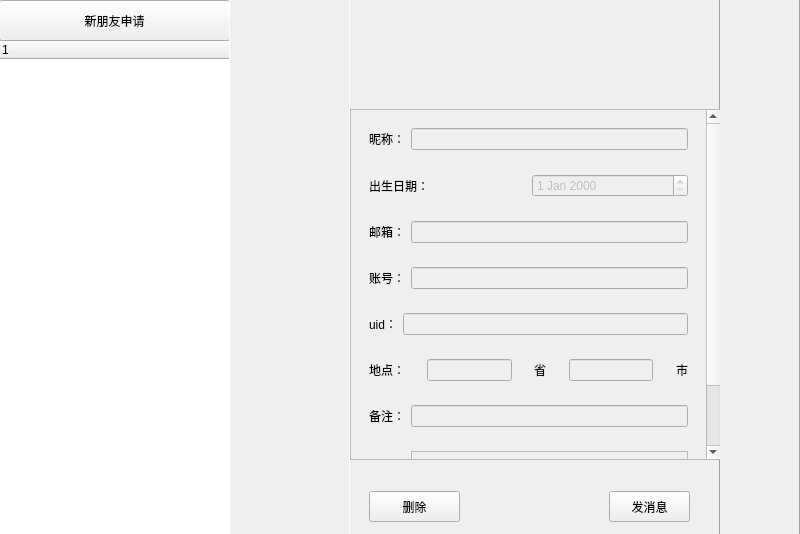
<?xml version="1.0" encoding="UTF-8"?>
<ui version="4.0">
 <class>FriendsWindow</class>
 <widget class="QWidget" name="FriendsWindow">
  <property name="geometry">
   <rect>
    <x>0</x>
    <y>0</y>
    <width>800</width>
    <height>534</height>
   </rect>
  </property>
  <property name="windowTitle">
   <string>Form</string>
  </property>
  <widget class="QFrame" name="frame">
   <property name="geometry">
    <rect>
     <x>-1</x>
     <y>0</y>
     <width>231</width>
     <height>541</height>
    </rect>
   </property>
   <property name="frameShape">
    <enum>QFrame::Panel</enum>
   </property>
   <property name="frameShadow">
    <enum>QFrame::Raised</enum>
   </property>
   <widget class="QTreeWidget" name="treeWidget">
    <property name="geometry">
     <rect>
      <x>0</x>
      <y>40</y>
      <width>231</width>
      <height>501</height>
     </rect>
    </property>
    <property name="columnCount">
     <number>1</number>
    </property>
    <column>
     <property name="text">
      <string notr="true">1</string>
     </property>
    </column>
   </widget>
   <widget class="QPushButton" name="applyButton">
    <property name="geometry">
     <rect>
      <x>0</x>
      <y>0</y>
      <width>231</width>
      <height>41</height>
     </rect>
    </property>
    <property name="text">
     <string>新朋友申请</string>
    </property>
    <property name="autoDefault">
     <bool>false</bool>
    </property>
    <property name="default">
     <bool>false</bool>
    </property>
    <property name="flat">
     <bool>false</bool>
    </property>
   </widget>
  </widget>
  <widget class="QFrame" name="frame_2">
   <property name="geometry">
    <rect>
     <x>229</x>
     <y>-1</y>
     <width>571</width>
     <height>541</height>
    </rect>
   </property>
   <property name="frameShape">
    <enum>QFrame::Panel</enum>
   </property>
   <property name="frameShadow">
    <enum>QFrame::Raised</enum>
   </property>
   <widget class="QFrame" name="friendInfoFrame">
    <property name="geometry">
     <rect>
      <x>120</x>
      <y>0</y>
      <width>371</width>
      <height>541</height>
     </rect>
    </property>
    <property name="frameShape">
     <enum>QFrame::Panel</enum>
    </property>
    <property name="frameShadow">
     <enum>QFrame::Raised</enum>
    </property>
    <widget class="QLabel" name="headerlabel">
     <property name="geometry">
      <rect>
       <x>140</x>
       <y>20</y>
       <width>71</width>
       <height>61</height>
      </rect>
     </property>
     <property name="text">
      <string/>
     </property>
    </widget>
    <widget class="QPushButton" name="deleteFriButton">
     <property name="geometry">
      <rect>
       <x>20</x>
       <y>492</y>
       <width>91</width>
       <height>31</height>
      </rect>
     </property>
     <property name="text">
      <string>删除</string>
     </property>
    </widget>
    <widget class="QPushButton" name="messageButton">
     <property name="geometry">
      <rect>
       <x>260</x>
       <y>492</y>
       <width>81</width>
       <height>31</height>
      </rect>
     </property>
     <property name="text">
      <string>发消息</string>
     </property>
    </widget>
    <widget class="QScrollArea" name="scrollArea">
     <property name="geometry">
      <rect>
       <x>1</x>
       <y>110</y>
       <width>371</width>
       <height>351</height>
      </rect>
     </property>
     <property name="widgetResizable">
      <bool>true</bool>
     </property>
     <widget class="QWidget" name="scrollAreaWidgetContents">
      <property name="geometry">
       <rect>
        <x>0</x>
        <y>0</y>
        <width>352</width>
        <height>415</height>
       </rect>
      </property>
      <layout class="QVBoxLayout" name="verticalLayout">
       <item>
        <widget class="QWidget" name="widget_3" native="true">
         <layout class="QHBoxLayout" name="horizontalLayout_2">
          <item>
           <widget class="QLabel" name="label_2">
            <property name="text">
             <string>昵称：</string>
            </property>
           </widget>
          </item>
          <item>
           <widget class="QLineEdit" name="nicknameEdit">
            <property name="enabled">
             <bool>false</bool>
            </property>
           </widget>
          </item>
         </layout>
        </widget>
       </item>
       <item>
        <widget class="QWidget" name="widget_4" native="true">
         <layout class="QHBoxLayout" name="horizontalLayout_3">
          <item>
           <widget class="QLabel" name="label_3">
            <property name="text">
             <string>出生日期：</string>
            </property>
           </widget>
          </item>
          <item>
           <widget class="QDateEdit" name="birthtimeEdit">
            <property name="enabled">
             <bool>false</bool>
            </property>
           </widget>
          </item>
         </layout>
        </widget>
       </item>
       <item>
        <widget class="QWidget" name="widget_5" native="true">
         <layout class="QHBoxLayout" name="horizontalLayout_4">
          <item>
           <widget class="QLabel" name="label_4">
            <property name="text">
             <string>邮箱：</string>
            </property>
           </widget>
          </item>
          <item>
           <widget class="QLineEdit" name="mailEdit">
            <property name="enabled">
             <bool>false</bool>
            </property>
           </widget>
          </item>
         </layout>
        </widget>
       </item>
       <item>
        <widget class="QWidget" name="widget_6" native="true">
         <layout class="QHBoxLayout" name="horizontalLayout_5">
          <item>
           <widget class="QLabel" name="label_5">
            <property name="text">
             <string>账号：</string>
            </property>
           </widget>
          </item>
          <item>
           <widget class="QLineEdit" name="usernameEdit">
            <property name="enabled">
             <bool>false</bool>
            </property>
           </widget>
          </item>
         </layout>
        </widget>
       </item>
       <item>
        <widget class="QWidget" name="widget_8" native="true">
         <layout class="QHBoxLayout" name="horizontalLayout_7">
          <item>
           <widget class="QLabel" name="label_7">
            <property name="text">
             <string>uid：</string>
            </property>
           </widget>
          </item>
          <item>
           <widget class="QLineEdit" name="uidEdit">
            <property name="enabled">
             <bool>false</bool>
            </property>
           </widget>
          </item>
         </layout>
        </widget>
       </item>
       <item>
        <widget class="QWidget" name="widget_7" native="true">
         <layout class="QHBoxLayout" name="horizontalLayout_6">
          <item>
           <widget class="QLabel" name="label_6">
            <property name="text">
             <string>地点：</string>
            </property>
           </widget>
          </item>
          <item>
           <spacer name="horizontalSpacer">
            <property name="orientation">
             <enum>Qt::Horizontal</enum>
            </property>
            <property name="sizeHint" stdset="0">
             <size>
              <width>40</width>
              <height>20</height>
             </size>
            </property>
           </spacer>
          </item>
          <item>
           <widget class="QLineEdit" name="provinceEdit">
            <property name="enabled">
             <bool>false</bool>
            </property>
           </widget>
          </item>
          <item>
           <spacer name="horizontalSpacer_2">
            <property name="orientation">
             <enum>Qt::Horizontal</enum>
            </property>
            <property name="sizeHint" stdset="0">
             <size>
              <width>40</width>
              <height>20</height>
             </size>
            </property>
           </spacer>
          </item>
          <item>
           <widget class="QLabel" name="label_10">
            <property name="text">
             <string>省</string>
            </property>
           </widget>
          </item>
          <item>
           <spacer name="horizontalSpacer_4">
            <property name="orientation">
             <enum>Qt::Horizontal</enum>
            </property>
            <property name="sizeHint" stdset="0">
             <size>
              <width>40</width>
              <height>20</height>
             </size>
            </property>
           </spacer>
          </item>
          <item>
           <widget class="QLineEdit" name="cityEdit">
            <property name="enabled">
             <bool>false</bool>
            </property>
           </widget>
          </item>
          <item>
           <spacer name="horizontalSpacer_3">
            <property name="orientation">
             <enum>Qt::Horizontal</enum>
            </property>
            <property name="sizeHint" stdset="0">
             <size>
              <width>40</width>
              <height>20</height>
             </size>
            </property>
           </spacer>
          </item>
          <item>
           <widget class="QLabel" name="label_11">
            <property name="text">
             <string>市</string>
            </property>
           </widget>
          </item>
         </layout>
        </widget>
       </item>
       <item>
        <widget class="QWidget" name="widget_10" native="true">
         <layout class="QHBoxLayout" name="horizontalLayout_9">
          <item>
           <widget class="QLabel" name="label_9">
            <property name="text">
             <string>备注：</string>
            </property>
           </widget>
          </item>
          <item>
           <widget class="QLineEdit" name="noteEdit">
            <property name="enabled">
             <bool>false</bool>
            </property>
           </widget>
          </item>
         </layout>
        </widget>
       </item>
       <item>
        <widget class="QWidget" name="widget_9" native="true">
         <layout class="QHBoxLayout" name="horizontalLayout_8">
          <item>
           <widget class="QLabel" name="label_8">
            <property name="text">
             <string>简介：</string>
            </property>
           </widget>
          </item>
          <item>
           <widget class="QTextBrowser" name="introBrowser">
            <property name="enabled">
             <bool>false</bool>
            </property>
           </widget>
          </item>
         </layout>
        </widget>
       </item>
      </layout>
     </widget>
    </widget>
   </widget>
   <widget class="QPushButton" name="addButton">
    <property name="geometry">
     <rect>
      <x>10</x>
      <y>480</y>
      <width>51</width>
      <height>41</height>
     </rect>
    </property>
    <property name="text">
     <string/>
    </property>
    <property name="icon">
     <iconset resource="rsrc.qrc">
      <normaloff>:/img/plus.svg</normaloff>:/img/plus.svg</iconset>
    </property>
    <property name="iconSize">
     <size>
      <width>32</width>
      <height>32</height>
     </size>
    </property>
    <property name="flat">
     <bool>true</bool>
    </property>
   </widget>
  </widget>
 </widget>
 <resources>
  <include location="rsrc.qrc"/>
 </resources>
 <connections/>
</ui>
